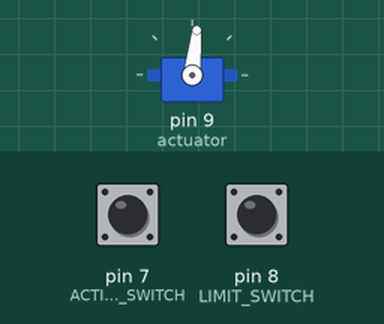
The sketch below on a simulated Arduino Uno, built with avr-gcc and run on an emulated ATmega328P. Parts: servo. Inputs (shaded band) come from the test bench; at power-on: pin 7 (ACTIVATION_SWITCH) LOW, pin 8 (LIMIT_SWITCH) LOW. What the sketch prints to the serial monitor is not drawn.

Above: at 11.2 s.
11.3 s: pin 7 (ACTIVATION_SWITCH) pulled HIGH for 3.2 s
Timing chart, 0 to 16.0 s (numbered marks = the images above; inputs shaded):
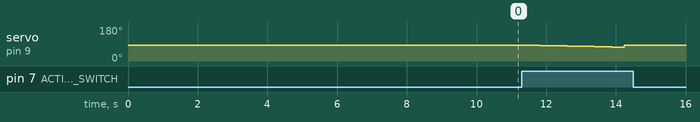

The sketch:

GripperAction.ino
```cpp
#include <Servo.h>

Servo actuator;
int pos = 1415;

#define ACTIVATION_SWITCH 7
#define LIMIT_SWITCH 8

bool button1Pressed = false;

void setup() {
  actuator.attach(9);
  actuator.writeMicroseconds(pos);
  delay(10000);

  pinMode(ACTIVATION_SWITCH, INPUT);
  pinMode(LIMIT_SWITCH, INPUT);

  Serial.begin(9600);
  Serial.println("Program is starting");
  Serial.println("Initial pos is: ");
  Serial.println(pos);
}

void loop() {
  if (digitalRead(ACTIVATION_SWITCH) == HIGH) {
    Serial.println("ACTIVATION_SWITCH is Pressed");
    button1Pressed = true;
    int pos1 = 0;
    int pos2 = 0;

    while (button1Pressed){
      for (pos1 = pos; pos1 >= 1300; pos1 -= 1) {
        if (digitalRead(ACTIVATION_SWITCH) == HIGH){
          actuator.writeMicroseconds(pos1);
          delay(25);
        }
        else{
          Serial.println("Button released and toggled the value");
          button1Pressed = false;
          break;
        }
      }
      int current_pos = pos1;
      Serial.println("Current pos is: ");
      Serial.println(pos1);
      for(pos2 = current_pos; pos2 <= 1590; pos2 +=1){
        actuator.writeMicroseconds(pos2);
        delay(25);

        if(digitalRead(LIMIT_SWITCH) == LOW){
          Serial.println("LIMIT_SWITCH is Pressed");
          break;
        }
      }
      Serial.println("Final pos is: ");
      Serial.println(pos2);
      Serial.println("Motor STOPPED");
    }
  }
}
```

Measured:
- after the input at 11.3 s, servo on pin 9 (actuator): 84° → 83° after 0.28 s, → 82° 0.25 s later, → 81° 0.25 s later, → 80° 0.25 s later, … (13 changes in this stretch)
